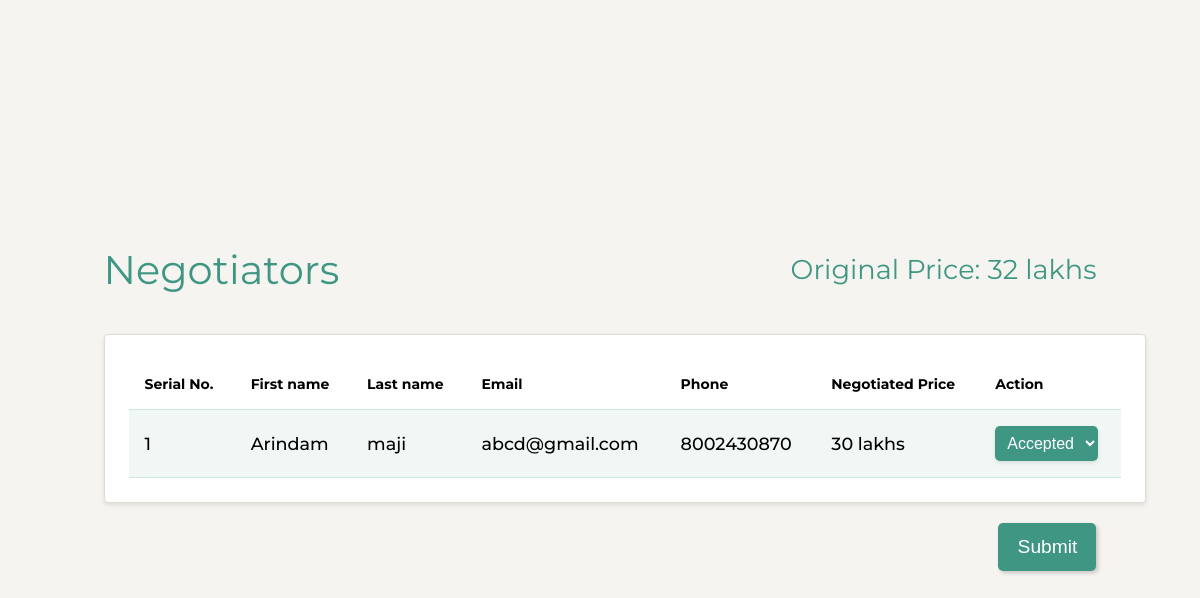
Page /property/9/available_negotiations on the committed database.
### property_form/models.py (models this page shows, shortened)
class Property(models.Model):
    STATUS_CHOICES = (
        ('available', 'Available'),
        ('sold', 'Sold'),
    )
    seller = models.ForeignKey(Seller, on_delete=models.CASCADE)
    is_featured = models.BooleanField(default=False)
    address = models.CharField(max_length=200)
    square_feet = models.PositiveIntegerField()
    overview = models.TextField()
    bhk = models.CharField(max_length=10)
    nearby_hospitals = models.CharField(max_length=100)
    nearby_schools = models.CharField(max_length=100)
    nearby_police_station = models.CharField(max_length=100)
    price = models.CharField(max_length=20)
    pictures = models.ImageField(upload_to='property_images/')
    status = models.CharField(max_length=20, choices=STATUS_CHOICES, default='available')
    class Meta:
        verbose_name_plural = "properties"

### negotiation/models.py (models this page shows)
class Negotiation(models.Model):
    user = models.ForeignKey(User, on_delete=models.CASCADE)
    property = models.ForeignKey(Property, on_delete=models.CASCADE)
    email = models.EmailField()
    first_name = models.CharField(max_length=100)
    last_name = models.CharField(max_length=100)
    phone_number = models.CharField(max_length=20)
    requested_price = models.CharField(max_length=20)
    status = models.CharField(max_length=10, blank=True, null=True)

### negotiation/views.py (the view)
# urls.py: path('property/<int:property_id>/available_negotiations',views.available_negotiations, name = 'available_negotiations'),
def available_negotiations(request, property_id):
    if request.method == 'POST':
        negotiations = Negotiation.objects.filter(property_id=property_id).order_by('-requested_price')
        original_price = None
        for negotiation in negotiations:
            status = request.POST.get(str(negotiation.id))
            if status in ['pending', 'rejected', 'accepted']:
                negotiation.status = status
                negotiation.save()
        return redirect('home')
    else:
        if property_id:
            negotiations = Negotiation.objects.filter(property_id=property_id).order_by('-requested_price')
            property_obj = Property.objects.get(id=property_id)
            original_price = property_obj.price
    return render(request, 'negotiations/available_negotiations.html', {
        'negotiations': negotiations,
        'original_price': original_price,
        'property_obj': property_obj,
    })

### negotiation/templates/negotiations/available_negotiations.html (shortened to what this page needs)
{% extends "negotiations/layout.html" %}
{% block body %}
{% load static %}
<main>
  <div class="content">
    <section class="main-header grid">
      <h1>Negotiators</h1>
      {% if original_price %}
        <span>Original Price: {{ original_price }}</span>
      {% endif %}
    </section>
    <form method="post">
      <div class="card">
        <table>
          <thead>
            <tr>
              <th>Serial No.</th>
              <th>First name</th>
              <th>Last name</th>
              <th>Email</th>
              <th>Phone</th>
              <th>Negotiated Price</th>
              <th>Action</th>
            </tr>
          </thead>
          <tbody>
            {% for negotiation in negotiations %}
            <tr class="selected">
              <td>{{ forloop.counter }}</td>
              <td>{{ negotiation.first_name }}</td>
              <td>{{ negotiation.last_name }}</td>
              <td>{{ negotiation.email }}</td>
              <td>{{ negotiation.phone_number }}</td>
              <td>{{ negotiation.requested_price }}</td>
              <td>
                <select name="{{ negotiation.id }}" class="{% if negotiation.status %}initialaction-select{% else %}action-select{% endif %}">
                  {% if negotiation.status %}
                    <option value="accepted" {% if negotiation.status == 'accepted' %}selected{% endif %}>Accepted</option>
                  {% else %}
                    <option value="pending">Pending</option>
                    <option value="rejected">Rejected</option>
                    <option value="accepted">Accepted</option>
                  {% endif %}
                </select>
              </td>
            </tr>
            {% endfor %}
          </tbody>
        </table>
      </div>
      <div class="submit-container">
        <button class="submit" type="submit">Submit</button>
      </div>
    </form>
  </div>
</main>
{% endblock %}

### negotiation/templates/negotiations/available_negotiations.html (style rules this page uses)
body { font-family: 'Montserrat', sans-serif; background: #f5f4f0; }
main { display: grid; place-items: center; min-height: 100vh; }
.card { background: #fff; border: 1px solid #dfddd0; border-radius: 0.25rem; max-width: 1100px; padding: 1.5rem; width: 100%; box-shadow: 0 2px 4px rgba(0, 0, 0, 0.1); overflow: auto; }
table { width: 100%; border-collapse: collapse; }
th, td { border-bottom: 1px solid #cfe5e0; padding: 1rem; text-align: left; }
th { font-size: 0.875rem; font-weight: bold; }
td { font-size: 1.1rem; font-weight: 500; }
tr.selected td { background: #f0f7f5; }
.main-header { margin: 0 0 2.5rem; }
.main-header.grid { align-items: center; display: grid; grid-auto-flow: column; justify-content: space-between; }
h1 { color: #3f9783; font-family: var(--title-font-family); font-size: 2.5rem; font-weight: var(--title-font-weight); margin: 0; }
span { color: #3f9783; font-family: var(--title-font-family); font-size: 1.7rem; font-weight: var(--title-font-weight); margin: 0; }
.submit-container { display: flex; justify-content: flex-end; margin-top: 20px; }
.submit { background-color: #3f9783; color: #fff; border: none; border-radius: 5px; cursor: pointer; font-size: 1.2rem; padding: 0.8rem 1.2rem; box-shadow: 2px 2px 4px rgba(0, 0, 0, 0.2); }
.initialaction-select { padding: 8px; border: none; color: #fff; box-shadow: 0 2px 4px rgba(0, 0, 0, 0.1); font-size: 1rem; font-weight: 500; border-radius: 5px; }
.initialaction-select option { background-color: #fff; color: #000; }

### rows in the picture
Property: price "32 lakhs"
Negotiation: first_name "Arindam", last_name "maji", email "abcd@gmail.com", phone_number "8002430870", requested_price "30 lakhs", status+id "Accepted"
